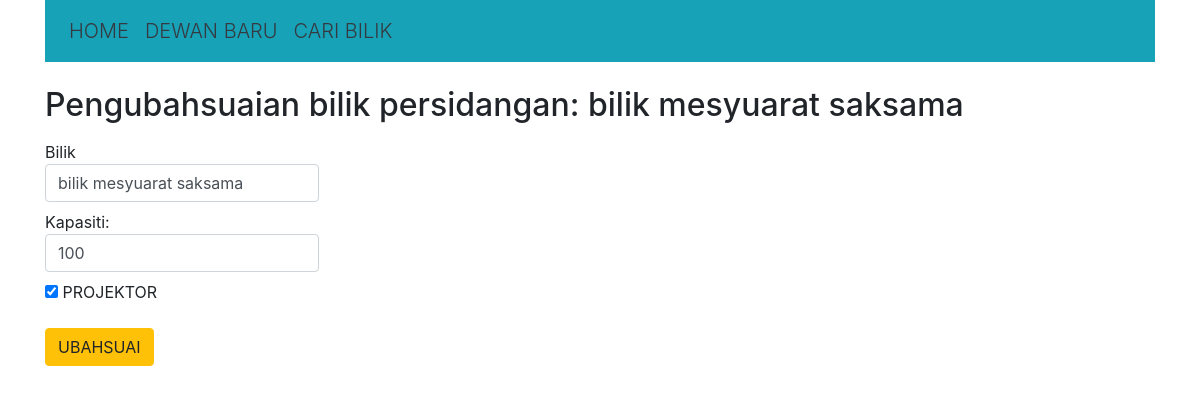
/room/modify/2, run on an earlier commit of the app's database.
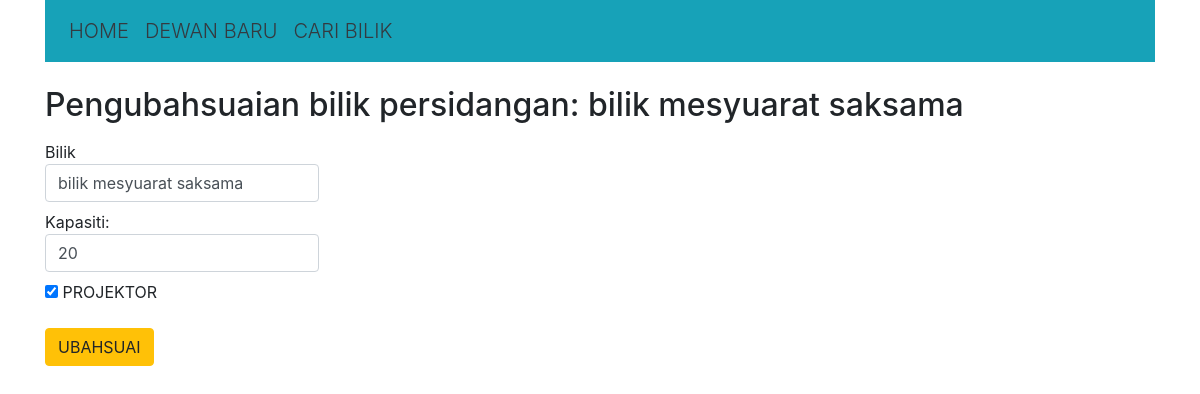
And on a later commit of the database.
### booking_app/models.py (models this page shows, shortened)
class Room(models.Model):
    name = models.CharField(max_length=100)
    capacity = models.IntegerField()
    projector = models.BooleanField(default=True)

### booking_app/views.py (the view, shortened to what this page needs)
# urls.py: path('room/modify/<int:id>', ModifyView.as_view(), name='modify'),
class ModifyView(View):
    def get(self, request, id):
        room = Room.objects.get(pk=id)
        ctx = {
            "room": room,
        }
        return render(request, 'booking/modify.html', ctx)

### booking_app/templates/booking/modify.html (shortened to what this page needs)
{% extends 'booking/base.html' %}
{% block content %}
    <br/>
    <h2>Pengubahsuaian bilik persidangan: {{ room.name }}</h2>
    <form method="POST" action="#">
        <label>Bilik
            <input type="text" name="name" value="{{ room.name }}" class="form-control">
        </label>
        <br/>
        <label>Kapasiti:
            <input type="number" name="capacity", value="{{ room.capacity }}" class="form-control">
        </label>
        <br/>
        {% if room.projector == True %}
        <input type="checkbox" name="projector" checked="checked"> PROJEKTOR
        {% else %}
        <input type="checkbox" name="projector"> PROJEKTOR
        {% endif %}
        <br/>
        <br/>
        <input class="btn btn-warning" type="submit" value="UBAHSUAI">
    </form>
{% endblock %}

What changed in the data, as far as the page shows it:
changed Room "bilik mesyuarat saksama": capacity "100" → "20"
